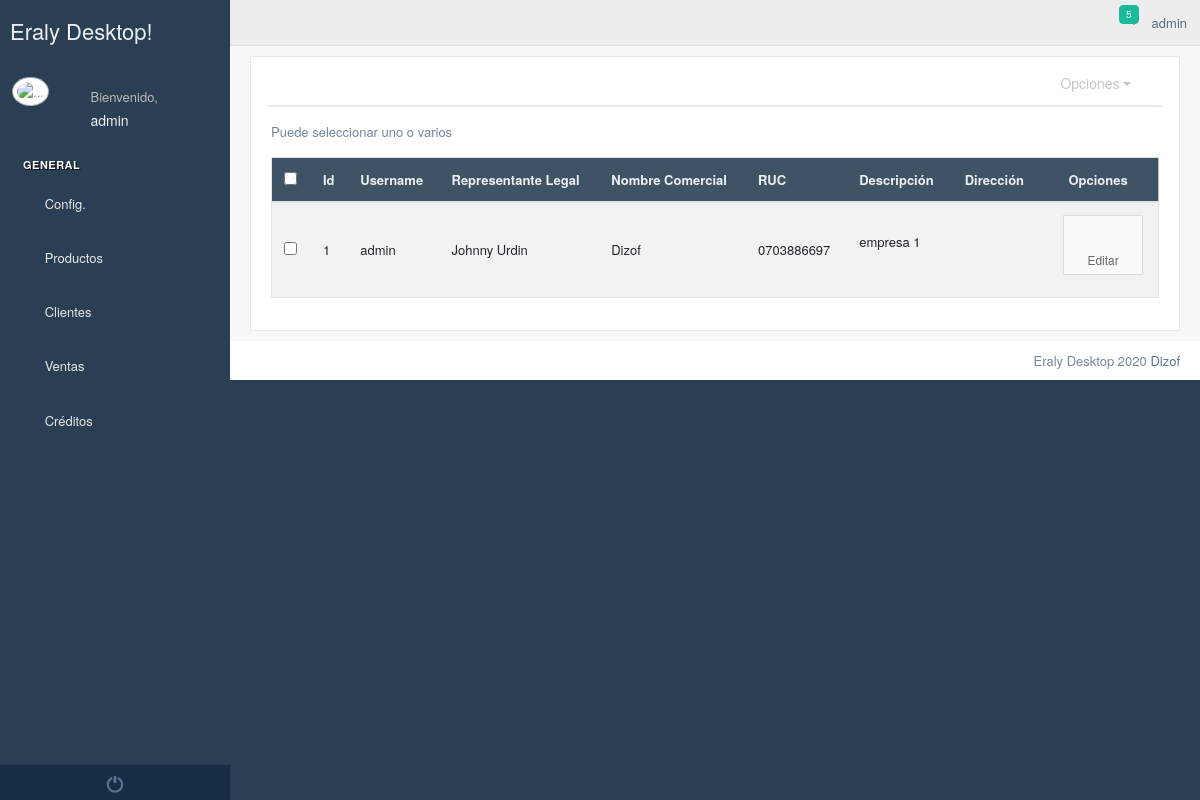
The page /business/ (signed in) on the database its author committed.
### Empresa/models.py (models this page shows, shortened)
class UsuarioEmpresa(models.Model):
    establecimiento = models.ForeignKey(Establecimiento, on_delete=models.CASCADE, null=True, blank=True)
    user = models.ForeignKey(User, on_delete=models.CASCADE, null=True, blank=True)
    nombreCompleto=models.CharField(max_length=60)
    cedula=models.CharField(max_length=10,null=True,blank=True)

class Establecimiento(models.Model):
    logo=models.ImageField(upload_to="logos/establecimientos",null=True,blank=True)
    banner=models.ImageField(upload_to="banner/establecimientos",null=True,blank=True)
    pie_pagina=models.ImageField(upload_to="pie/establecimientos",null=True,blank=True)
    cabecera_tienda=models.ImageField(upload_to="logos/tienda",null=True,blank=True)
    color_encabezado_documentos=models.CharField(max_length=40, default="#ffffff")
    usuario=models.ForeignKey(User,on_delete=models.CASCADE)
    ruc=models.CharField(max_length=13)
    nombreComercial=models.CharField(max_length=60)
    representateLegal=models.CharField(max_length=60)
    slug = models.SlugField(max_length=255, unique=True, blank=True)
    descripcion = RichTextUploadingField(null=True, blank=True)
    ubicacion_gps = models.CharField(max_length=300,null=True,blank=True)
    correo_electronico=models.EmailField(max_length=600,null=True,blank=True)
    web=models.CharField(max_length=400,null=True,blank=True)
    facebook=models.CharField(max_length=400,null=True,blank=True)
    instagram=models.CharField(max_length=400, null=True, blank=True)
    youtube = models.CharField(max_length=400,null=True,blank=True)

### Empresa/views.py (the view, shortened to what this page needs)
# urls.py: path("business/",empresa),
def empresa(request):
    contexto={
        "empresas":UsuarioEmpresa.objects.filter(user=request.user),
        "logs":LogEntry.objects.filter(user=request.user)
    }
    return render(request, "empresa/empresa.html", contexto)

### templates/empresa/empresa.html (shortened to what this page needs)
{% extends 'Home/index2.html' %}
{% block contenido_index %}
    {% load static %}
    <div class="row">
        <div class="col-md-12 ">
            <div class="x_panel">
                <div class="x_title">
                    <ul class="nav navbar-right panel_toolbox">
                        <li class="dropdown">
                            <a href="#" class="dropdown-toggle" data-toggle="dropdown" role="button"
                               aria-expanded="false">Opciones</a>
                        </li>
                        <li><a class="collapse-link"><i class="fa fa-chevron-up"></i></a></li>
                    </ul>
                    <div class="clearfix"></div>
                </div>
                <div class="x_content">
                    <p>Puede seleccionar uno o varios</p>
                    <div class="table-responsive">
                        <table class="table table-striped jambo_table bulk_action" id="empresas">
                            <thead>
                            <tr class="headings">
                                <th>
                                    <input type="checkbox" id="check-all" class="flat">
                                </th>
                                <th class="column-title">Id</th>
                                <th class="column-title">Username</th>
                                <th class="column-title">Representante Legal</th>
                                <th class="column-title">Nombre Comercial</th>
                                <th class="column-title">RUC</th>
                                <th class="column-title">Descripción</th>
                                <th class="column-title text-center">Dirección</th>
                                <th class="column-title text-center">Opciones</th>
                            </tr>
                            </thead>
                            <tbody>
                            {% for empresa in empresas %}
                                <tr class="even pointer">
                                    <td class="a-center" style="vertical-align: middle">
                                        <input type="checkbox" value="{{ empresa.establecimiento.id }}" class="flat table_records"
                                               name="table_records">
                                    </td>
                                    <td class=" " style="vertical-align: middle">{{ empresa.establecimiento.id }}</td>
                                    <td class=" " style="vertical-align: middle" >{{ empresa.user.username }}</td>
                                    <td class=" " style="vertical-align: middle" >{{ empresa.establecimiento.representateLegal }}</td>
                                    <td class=" " style="vertical-align: middle" >{{ empresa.establecimiento.nombreComercial }}</td>
                                    <td class=" " style="vertical-align: middle" >{{ empresa.establecimiento.ruc }}</td>
                                    <td class=" " style="vertical-align: middle" >{{ empresa.establecimiento.descripcion|safe }}</td>
                                    <td class="text-center" style="vertical-align: middle">
                                    </td>
                                    <td style="text-align: center; vertical-align: middle; font-size: 18px">
                                        <a class="btn btn-app" href="/business/edit/{{ empresa.establecimiento.id }}" data-toggle="tooltip" data-original-title="Modificar" >
                                            <i class="fa fa-edit"></i>Editar</a>
                                    </td>
                                </tr>
                            {% endfor %}
                            </tbody>
                        </table>
                    </div>
                </div>
            </div>
        </div>
    </div>
{% endblock %}

### templates/Home/base_html.html (shortened to what this page needs)
<!DOCTYPE html>
{% load static %}
<html lang="en">
<head>
    <link href="{% static '/vendors/datatables.net-bs/css/dataTables.bootstrap.min.css' %}" rel="stylesheet">
    <link href="{% static '/vendors/datatables.net-buttons-bs/css/buttons.bootstrap.min.css' %}" rel="stylesheet">
    <link href="{% static '/vendors/datatables.net-fixedheader-bs/css/fixedHeader.bootstrap.min.css' %}"
          rel="stylesheet">
    <link href="{% static '/vendors/datatables.net-responsive-bs/css/responsive.bootstrap.min.css' %}" rel="stylesheet">
    <link href="{% static '/vendors/datatables.net-scroller-bs/css/scroller.bootstrap.min.css' %}" rel="stylesheet">
    <link href="{% static '/vendors/bootstrap/dist/css/bootstrap.min.css' %}" rel="stylesheet">
    <link href="{% static '/vendors/font-awesome/css/font-awesome.min.css' %}" rel="stylesheet">
    <link href="{% static '/vendors/nprogress/nprogress.css' %}" rel="stylesheet">
    <link href="{% static '/vendors/bootstrap-daterangepicker/daterangepicker.css' %}" rel="stylesheet">
    <link href="{% static '/vendors/iCheck/skins/flat/green.css' %}" rel="stylesheet">
    <link href="{% static '/build/css/custom.min.css' %}" rel="stylesheet">
</head>
<body class="nav-md">
<div class="container body">
    <div class="main_container">
        <div class="col-md-3 left_col">
            <div class="left_col scroll-view">
                <div class="navbar nav_title" style="border: 0;">
                    <a href="/" class="site_title"> <span>Eraly Desktop!</span></a>
                </div>
                <div class="profile clearfix">
                    <div class="profile_pic">
                        <img src="/media/admin-interface/favicon/favicon_eraly.png" alt="..."
                             class="img-circle profile_img">
                    </div>
                    <div class="profile_info">
                        <span>Bienvenido,</span>
                        <h2>{{ request.user }}</h2>
                    </div>
                </div>
                <br/>
                {% block menu %}
                    <div id="sidebar-menu" class="main_menu_side hidden-print main_menu">
                        <div class="menu_section">
                            <h3>General</h3>
                            <ul class="nav side-menu">
                                <li><a><i class="fa fa-home"></i> Config. <span class="fa fa-chevron-down"></span></a>
                                </li>
                            </ul>
                            <ul class="nav side-menu">
                                <li><a><i class="fa fa-product-hunt"></i> Productos <span
                                        class="fa fa-chevron-down"></span></a>
                                </li>
                            </ul>
                        <ul class="nav side-menu">
                                <li><a><i class="fa fa-user-plus"></i> Clientes <span class="fa fa-chevron-down"></span></a>
                                </li>
                            </ul>
                            <ul class="nav side-menu">
                                <li><a><i class="fa fa-file-o"></i> Ventas <span class="fa fa-chevron-down"></span></a>
                                </li>
                            </ul>
                            <ul class="nav side-menu">
                                <li><a><i class="fa fa-file-o"></i> Créditos <span class="fa fa-chevron-down"></span></a>
                                </li>
                            </ul>
                        </div>
                    </div>
                    <div class="sidebar-footer hidden-small">
                        <a data-toggle="tooltip" data-placement="top" title="Logout" href="/logout_/"
                           style="width: 100%">
                            <span class="glyphicon glyphicon-off" aria-hidden="true"></span>
                        </a>
                    </div>
                {% endblock %}
            </div>
        </div>
        <div class="top_nav">
            <div class="nav_menu">
                <div class="nav toggle">
                    <a id="menu_toggle"><i class="fa fa-bars"></i></a>
                </div>
                <nav class="nav navbar-nav">
                    <ul class=" navbar-right">
                        <li class="nav-item dropdown open" style="padding-left: 15px;">
                            <a href="javascript:;" class="user-profile" aria-haspopup="true"
                               id="navbarDropdown" data-toggle="dropdown" aria-expanded="false">
                                {{ request.user.username }}
                            </a>
                        </li>
                        <li role="presentation" class="nav-item dropdown open">
                            <a href="javascript:;" class="dropdown-toggle info-number" id="navbarDropdown1"
                               data-toggle="dropdown" aria-expanded="false">
                                <i class="fa fa-envelope-o"></i>
                                <span class="badge bg-green">{{ logs.count }}</span>
                            </a>
                        </li>
                    </ul>
                </nav>
            </div>
        </div>
        <div class="right_col" role="main">
            {% block contenido %}{% endblock %}
        </div>
    </div>
    <footer>
        <div class="pull-right">
            Eraly Desktop 2020 <a href="https://colorlib.com">Dizof</a>
        </div>
        <div class="clearfix"></div>
    </footer>
</div>
<link rel="stylesheet" href="{% static 'toastr/toastr.min.css' %}">
</body>
</html>

### rows shown on the page
UsuarioEmpresa: establecimiento.id "1", user.username "admin", establecimiento.representateLegal "Johnny Urdin", establecimiento.nombreComercial "Dizof", establecimiento.ruc "0703886697", establecimiento.descripcion "empresa 1"

### other values the page prints
{{ request.user }} "admin"
{{ request.user.username }} "admin"
{{ logs.count }} "5"
